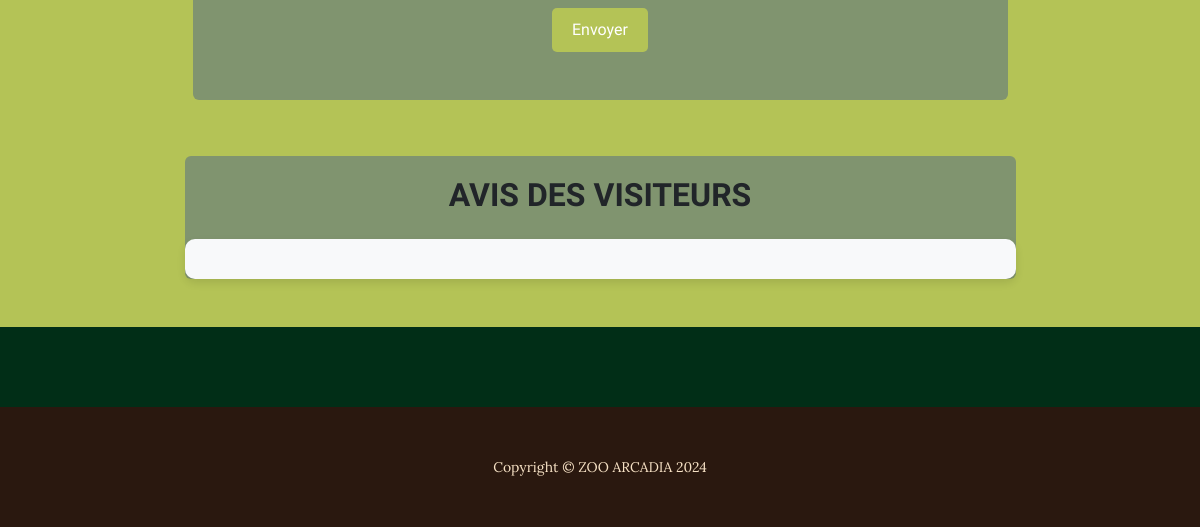
The app's page / (lower part), older data.
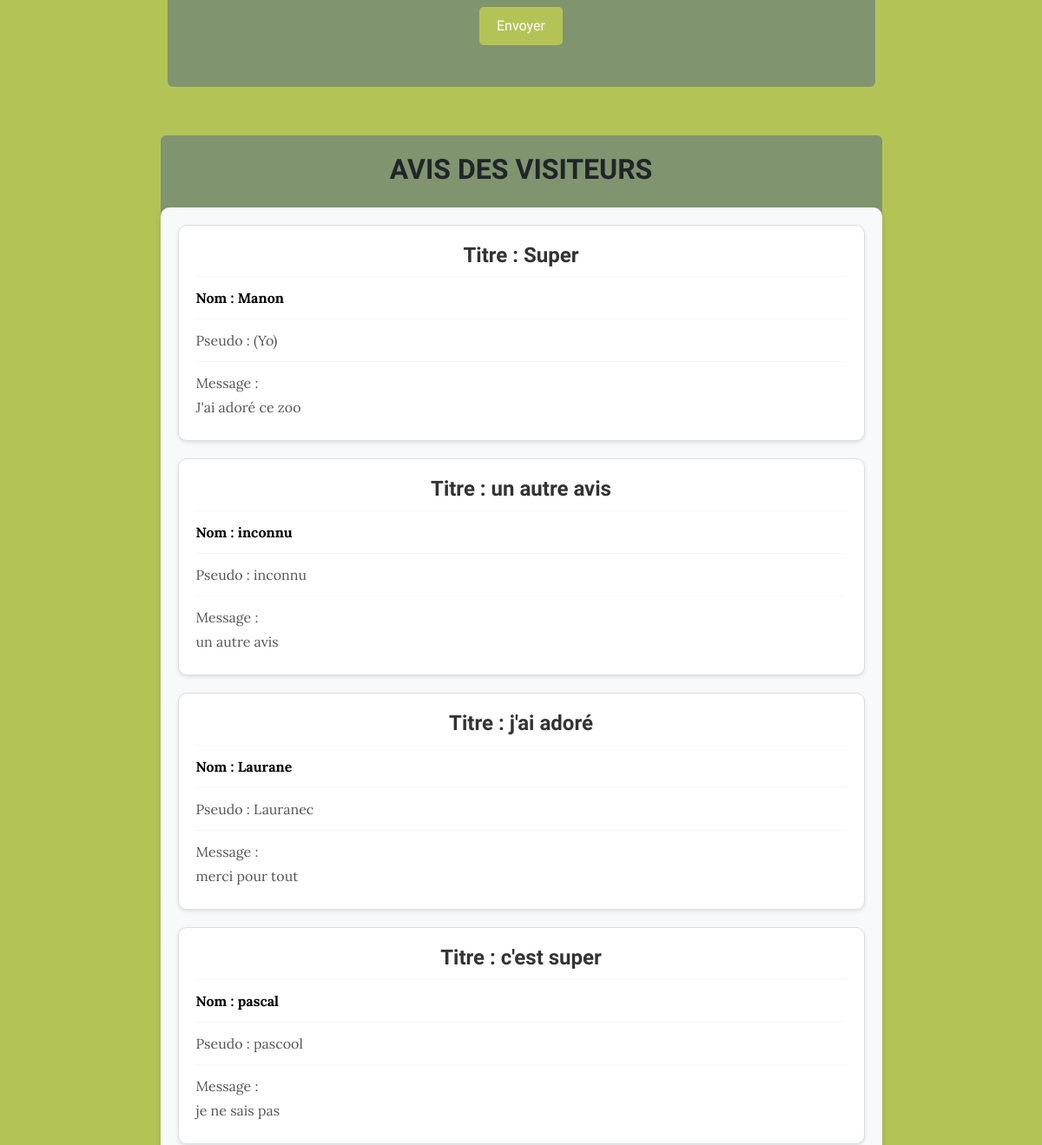
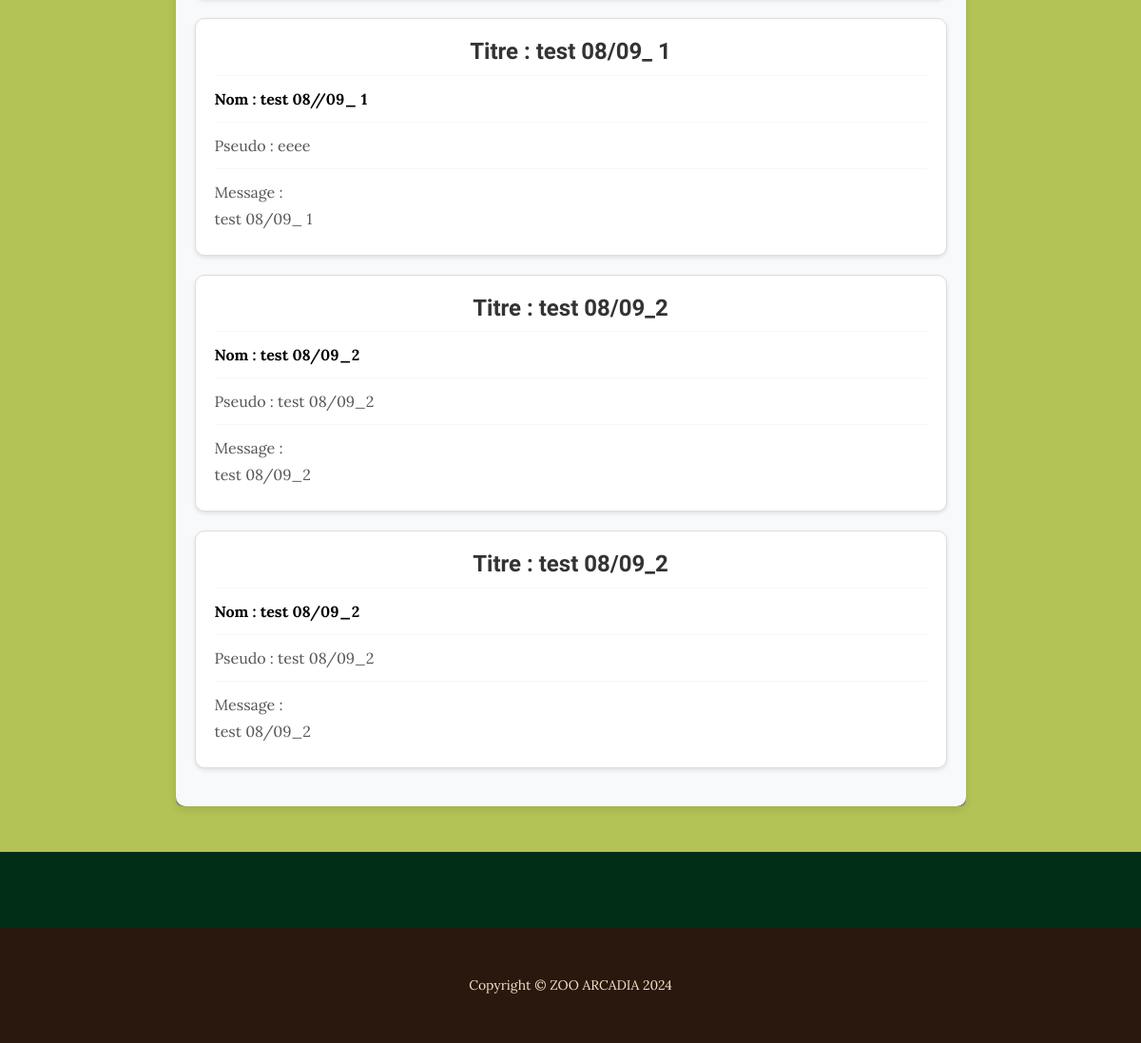
The same page, newer data (2 pictures, top to bottom).
### models.py (models this page shows)
class Avis(db.Model):
    id = db.Column(db.Integer, primary_key=True)
    nom = db.Column(db.String(100), nullable=False)
    pseudo = db.Column(db.String(100), nullable=False)
    titre = db.Column(db.String(100), nullable=False)
    message = db.Column(db.Text, nullable=False)
    approuve = db.Column(db.Boolean, default=False)

### app.py (the view)
@app.route('/')
def home():
    avis_valides = Avis.query.filter_by(approuve=True).all()
    return render_template('index.html', avis_valides=avis_valides)

### templates/index.html (shortened to what this page needs)
<!DOCTYPE html>
<html lang="en">
    <head>
        <link href="../static/css/styles.css" rel="stylesheet" />
    </head>
    <body>
        <section class="page-section cta" id="avis">
            <div class="container">
                <div class="row">
                    <div class="col-xl-9 mx-auto">
                        <div class="cta-container">
                            <div class="cta-inner bg-faded text-center rounded">
                                <form id="formulaire" method="POST" action="{{ url_for('submit_review') }}">
                                    <input type="submit" value="Envoyer">
                                </form>
                            </div>
                        </div>
                    </div>
                </div>
                <div class="row mt-5">
                    <div class="col-xl-9 mx-auto">
                        <div class="bg-faded text-center rounded">
                            <h2 class="section-heading mb-4">
                                <span class="section-heading-upper">Avis des visiteurs</span>
                            </h2>
                            <div class="list-group-avis">
                                {% for avis in avis_valides %}
                                <div class="list-group-item-avis">
                                    <h5 class="mb-1 text-center">Titre : {{ avis.titre }}</h5>
                                    <hr class="separator">
                                    <p class="mb-1 text-left"><strong>Nom : {{ avis.nom }}</strong></p>
                                    <hr class="separator">
                                    <p class="mb-1 text-left">Pseudo : {{ avis.pseudo }}</p>
                                    <hr class="separator">
                                    <p class="mb-1 text-left">Message : <br> {{ avis.message }}</p>
                                </div>
                                {% endfor %}
                            </div>
                        </div>
                    </div>
                </div>
            </div>
        </section>
        <footer class="footer text-faded text-center py-5">
            <div class="container"><p class="m-0 small">Copyright &copy; ZOO ARCADIA 2024</p></div>
        </footer>
    </body>
</html>

Row changes from the older to the newer data that the page shows:
added Avis: titre "Super", nom "Manon", pseudo "(Yo)", message "J'ai adoré ce zoo"
added Avis: titre "un autre avis", nom "inconnu", pseudo "inconnu", message "un autre avis"
added Avis: titre "j'ai adoré", nom "Laurane", pseudo "Lauranec", message "merci pour tout"
added Avis: titre "c'est super", nom "pascal", pseudo "pascool", message "je ne sais pas"
added Avis: titre "test 08/09_ 1", nom "test 08//09_ 1", pseudo "eeee", message "test 08/09_ 1"
added Avis: titre "test 08/09_2", nom "test 08/09_2", pseudo "test 08/09_2", message "test 08/09_2"
added Avis: titre "test 08/09_2", nom "test 08/09_2", pseudo "test 08/09_2", message "test 08/09_2"
